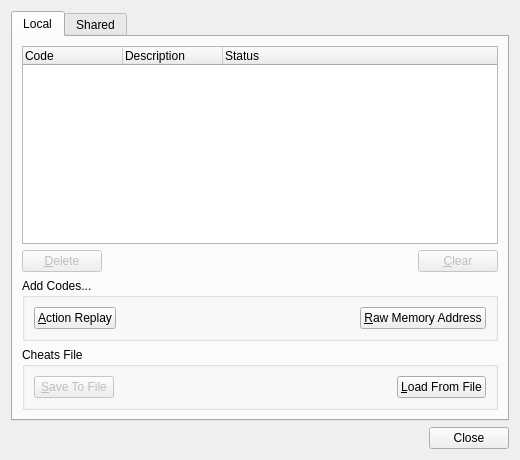
<ui version="4.0" >
 <class>UICheats</class>
 <widget class="QDialog" name="UICheats" >
  <property name="geometry" >
   <rect>
    <x>0</x>
    <y>0</y>
    <width>520</width>
    <height>460</height>
   </rect>
  </property>
  <property name="windowTitle" >
   <string>Cheats</string>
  </property>
  <layout class="QVBoxLayout" >
   <item>
    <widget class="QTabWidget" name="twCheatTabs" >
     <property name="currentIndex" >
      <number>0</number>
     </property>
     <widget class="QWidget" name="tabLocal" >
      <attribute name="title" >
       <string>Local</string>
      </attribute>
      <layout class="QVBoxLayout" >
       <item>
        <widget class="QTreeWidget" name="twCheats" >
         <property name="columnCount" >
          <number>3</number>
         </property>
         <column>
          <property name="text" >
           <string>Code</string>
          </property>
         </column>
         <column>
          <property name="text" >
           <string>Description</string>
          </property>
         </column>
         <column>
          <property name="text" >
           <string>Status</string>
          </property>
         </column>
        </widget>
       </item>
       <item>
        <layout class="QHBoxLayout" >
         <item>
          <widget class="QPushButton" name="pbDelete" >
           <property name="enabled" >
            <bool>false</bool>
           </property>
           <property name="text" >
            <string>&amp;Delete</string>
           </property>
          </widget>
         </item>
         <item>
          <spacer>
           <property name="orientation" >
            <enum>Qt::Horizontal</enum>
           </property>
           <property name="sizeHint" >
            <size>
             <width>40</width>
             <height>20</height>
            </size>
           </property>
          </spacer>
         </item>
         <item>
          <widget class="QPushButton" name="pbClear" >
           <property name="enabled" >
            <bool>false</bool>
           </property>
           <property name="text" >
            <string>&amp;Clear</string>
           </property>
          </widget>
         </item>
        </layout>
       </item>
       <item>
        <widget class="QGroupBox" name="gbAddCodes" >
         <property name="title" >
          <string>Add Codes...</string>
         </property>
         <layout class="QHBoxLayout" >
          <item>
           <widget class="QPushButton" name="pbAR" >
            <property name="text" >
             <string>&amp;Action Replay</string>
            </property>
           </widget>
          </item>
          <item>
           <spacer>
            <property name="orientation" >
             <enum>Qt::Horizontal</enum>
            </property>
            <property name="sizeHint" >
             <size>
              <width>40</width>
              <height>20</height>
             </size>
            </property>
           </spacer>
          </item>
          <item>
           <widget class="QPushButton" name="pbRaw" >
            <property name="text" >
             <string>&amp;Raw Memory Address</string>
            </property>
           </widget>
          </item>
         </layout>
        </widget>
       </item>
       <item>
        <widget class="QGroupBox" name="groupBox" >
         <property name="title" >
          <string>Cheats File</string>
         </property>
         <layout class="QHBoxLayout" >
          <item>
           <widget class="QPushButton" name="pbSaveFile" >
            <property name="enabled" >
             <bool>false</bool>
            </property>
            <property name="text" >
             <string>&amp;Save To File</string>
            </property>
           </widget>
          </item>
          <item>
           <spacer>
            <property name="orientation" >
             <enum>Qt::Horizontal</enum>
            </property>
            <property name="sizeHint" >
             <size>
              <width>40</width>
              <height>20</height>
             </size>
            </property>
           </spacer>
          </item>
          <item>
           <widget class="QPushButton" name="pbLoadFile" >
            <property name="text" >
             <string>&amp;Load From File</string>
            </property>
           </widget>
          </item>
         </layout>
        </widget>
       </item>
      </layout>
     </widget>
     <widget class="QWidget" name="tabShared" >
      <attribute name="title" >
       <string>Shared</string>
      </attribute>
      <layout class="QVBoxLayout" >
       <item>
        <widget class="QStackedWidget" name="swCloudState" >
         <property name="currentIndex" >
          <number>0</number>
         </property>
         <widget class="QWidget" name="pageSignInRequired" >
          <layout class="QVBoxLayout" >
           <item>
            <spacer>
             <property name="orientation" >
              <enum>Qt::Vertical</enum>
             </property>
            </spacer>
           </item>
           <item>
            <widget class="QLabel" name="lblSignInRequired" >
             <property name="text" >
              <string>Please sign in to use shared cheats.</string>
             </property>
             <property name="alignment" >
              <set>Qt::AlignCenter</set>
             </property>
            </widget>
           </item>
           <item>
            <spacer>
             <property name="orientation" >
              <enum>Qt::Vertical</enum>
             </property>
            </spacer>
           </item>
          </layout>
         </widget>
         <widget class="QWidget" name="pageContent" >
          <layout class="QVBoxLayout" >
           <item>
            <widget class="QTreeWidget" name="twCloudCheats" >
             <property name="rootIsDecorated" >
              <bool>false</bool>
             </property>
             <property name="columnCount" >
              <number>4</number>
             </property>
             <column>
              <property name="text" >
               <string>Stars</string>
              </property>
             </column>
             <column>
              <property name="text" >
               <string>Description</string>
              </property>
             </column>
             <column>
              <property name="text" >
               <string>Code (preview)</string>
              </property>
             </column>
             <column>
              <property name="text" >
               <string>Status</string>
              </property>
             </column>
            </widget>
           </item>
           <item>
            <layout class="QHBoxLayout" >
             <item>
              <widget class="QPushButton" name="pbCloudEnable" >
               <property name="enabled" >
                <bool>false</bool>
               </property>
               <property name="text" >
                <string>Toggle &amp;Enable</string>
               </property>
              </widget>
             </item>
             <item>
              <widget class="QPushButton" name="pbCloudLike" >
               <property name="enabled" >
                <bool>false</bool>
               </property>
               <property name="text" >
                <string>&amp;Like</string>
               </property>
              </widget>
             </item>
             <item>
              <spacer>
               <property name="orientation" >
                <enum>Qt::Horizontal</enum>
               </property>
              </spacer>
             </item>
             <item>
              <widget class="QPushButton" name="pbCloudRefresh" >
               <property name="text" >
                <string>&amp;Refresh</string>
               </property>
              </widget>
             </item>
            </layout>
           </item>
          </layout>
         </widget>
        </widget>
       </item>
      </layout>
     </widget>
    </widget>
   </item>
   <item>
    <widget class="QDialogButtonBox" name="dbbButtons" >
     <property name="standardButtons" >
      <set>QDialogButtonBox::Close</set>
     </property>
    </widget>
   </item>
  </layout>
 </widget>
 <resources/>
 <connections>
  <connection>
   <sender>dbbButtons</sender>
   <signal>rejected()</signal>
   <receiver>UICheats</receiver>
   <slot>reject()</slot>
   <hints>
    <hint type="sourcelabel" >
     <x>347</x>
     <y>321</y>
    </hint>
    <hint type="destinationlabel" >
     <x>335</x>
     <y>376</y>
    </hint>
   </hints>
  </connection>
 </connections>
</ui>
